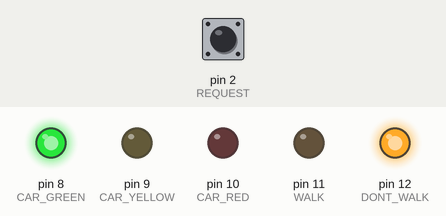
Recording of a sketch running on a simulated Arduino Uno, built with avr-gcc and run on an emulated ATmega328P. Parts: output pins drawn as LEDs (lit = HIGH). The test bench sets the inputs (shaded band); at power-on: pin 2 (REQUEST) HIGH.

Above: at 1.2 s.
1.3 s: pin 2 (REQUEST) pulled LOW for 0.15 s
At 1.61 s:
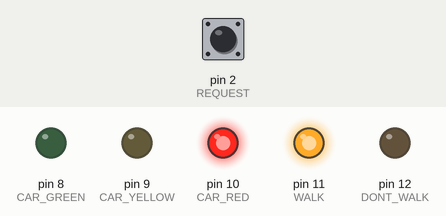
Timing chart, 0 to 4.3 s (numbered marks = the images above; inputs shaded):
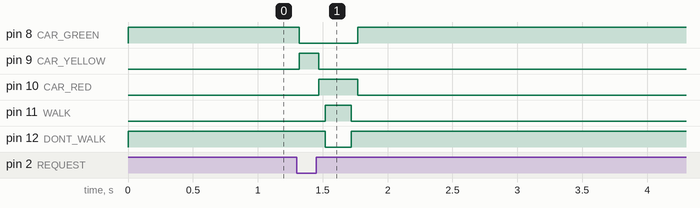

The sketch:

chatgpt-high-kiro-fixed.ino
```cpp
const byte REQUEST = 2;
const byte CAR_GREEN = 8;
const byte CAR_YELLOW = 9;
const byte CAR_RED = 10;
const byte WALK = 11;
const byte DONT_WALK = 12;

enum State {
  GREEN,
  YELLOW,
  RED_BEFORE,
  WALKING,
  RED_AFTER
};

State state = GREEN;
unsigned long stateStart = 0;
bool requestPending = false;

// Button debounce
bool lastRaw = HIGH;
bool stableButton = HIGH;
unsigned long lastChange = 0;

void setState(State next) {
  state = next;
  stateStart = millis();

  digitalWrite(CAR_GREEN, LOW);
  digitalWrite(CAR_YELLOW, LOW);
  digitalWrite(CAR_RED, LOW);
  if (state == GREEN) {
    digitalWrite(CAR_GREEN, HIGH);
  } else if (state == YELLOW) {
    digitalWrite(CAR_YELLOW, HIGH);
  } else {
    digitalWrite(CAR_RED, HIGH);
  }

  if (state == WALKING) {
    digitalWrite(DONT_WALK, LOW);
    digitalWrite(WALK, HIGH);
  } else {
    digitalWrite(WALK, LOW);
    digitalWrite(DONT_WALK, HIGH);
  }
}

void setup() {
  pinMode(REQUEST, INPUT_PULLUP);

  pinMode(CAR_GREEN, OUTPUT);
  pinMode(CAR_YELLOW, OUTPUT);
  pinMode(CAR_RED, OUTPUT);
  pinMode(WALK, OUTPUT);
  pinMode(DONT_WALK, OUTPUT);

  setState(GREEN);
}

void loop() {
  unsigned long now = millis();

  // Detect button presses at any time
  bool raw = digitalRead(REQUEST);

  if (raw != lastRaw) {
    lastChange = now;
    lastRaw = raw;
  }

  if (now - lastChange >= 20 && raw != stableButton) {
    stableButton = raw;

    if (stableButton == LOW) {
      requestPending = true;
    }
  }

  unsigned long elapsed = now - stateStart;

  switch (state) {
    case GREEN:
      if (requestPending) {
        requestPending = false;
        setState(YELLOW);
      }
      break;

    case YELLOW:
      if (elapsed >= 150) {
        setState(RED_BEFORE);
      }
      break;

    case RED_BEFORE:
      if (elapsed >= 50) {
        setState(WALKING);
      }
      break;

    case WALKING:
      if (elapsed >= 200) {
        setState(RED_AFTER);
      }
      break;

    case RED_AFTER:
      if (elapsed >= 50) {
        setState(GREEN);
      }
      break;
  }
}
```

Measured:
- after the input at 1.3 s, pin 8 (CAR_GREEN): HIGH → LOW at once, → HIGH 0.45 s later; pin 9 (CAR_YELLOW): LOW → HIGH at once, → LOW 0.15 s later; pin 10 (CAR_RED): LOW → HIGH after 0.17 s, → LOW 0.30 s later; pin 11 (WALK): LOW → HIGH after 0.22 s, → LOW 0.20 s later; pin 12 (DONT_WALK): HIGH → LOW after 0.22 s, → HIGH 0.20 s later
